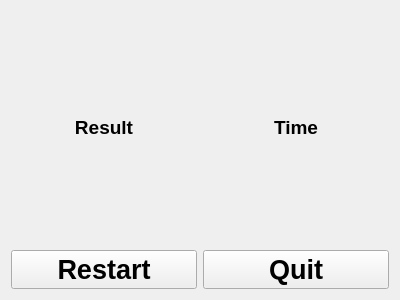
<?xml version="1.0" encoding="UTF-8"?>
<ui version="4.0">
 <class>Result</class>
 <widget class="QWidget" name="Result">
  <property name="geometry">
   <rect>
    <x>0</x>
    <y>0</y>
    <width>400</width>
    <height>300</height>
   </rect>
  </property>
  <property name="windowTitle">
   <string>MiniSpace</string>
  </property>
  <layout class="QVBoxLayout" name="verticalLayout">
   <item>
    <layout class="QHBoxLayout" name="textLayout">
     <item>
      <widget class="QLabel" name="resultLabel">
       <property name="font">
        <font>
         <pointsize>14</pointsize>
         <bold>true</bold>
        </font>
       </property>
       <property name="text">
        <string>Result</string>
       </property>
       <property name="alignment">
        <set>Qt::AlignCenter</set>
       </property>
      </widget>
     </item>
     <item>
      <widget class="QLabel" name="timeLabel">
       <property name="font">
        <font>
         <pointsize>14</pointsize>
         <bold>true</bold>
        </font>
       </property>
       <property name="text">
        <string>Time</string>
       </property>
       <property name="alignment">
        <set>Qt::AlignCenter</set>
       </property>
      </widget>
     </item>
    </layout>
   </item>
   <item>
    <layout class="QHBoxLayout" name="buttonLayout">
     <item>
      <widget class="QPushButton" name="restartButton">
       <property name="font">
        <font>
         <pointsize>20</pointsize>
         <bold>true</bold>
        </font>
       </property>
       <property name="text">
        <string>Restart</string>
       </property>
      </widget>
     </item>
     <item>
      <widget class="QPushButton" name="quitButton">
       <property name="font">
        <font>
         <pointsize>20</pointsize>
         <bold>true</bold>
        </font>
       </property>
       <property name="text">
        <string>Quit</string>
       </property>
      </widget>
     </item>
    </layout>
   </item>
  </layout>
 </widget>
 <resources/>
 <connections/>
</ui>
